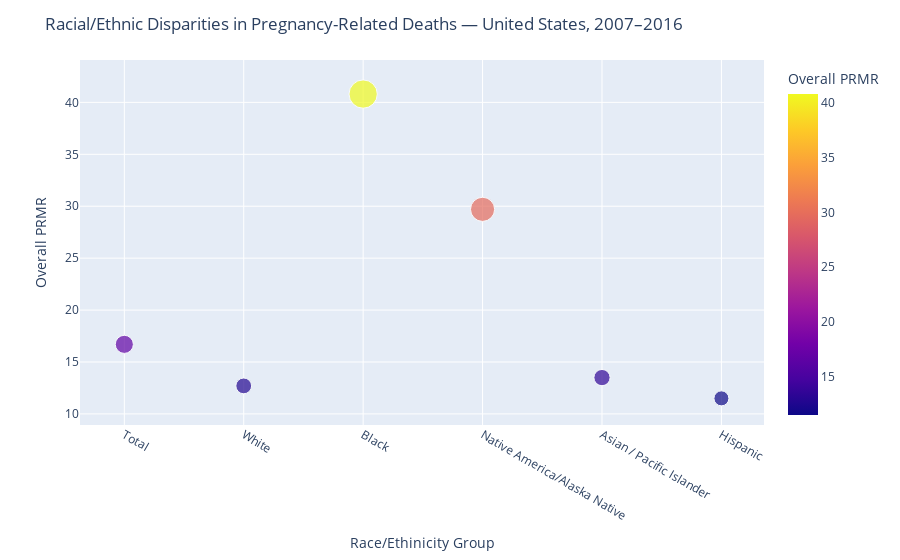

Source (notebook cell):
### Code cell
import plotly.express as px
fig1=px.scatter(prmr, x='Race/Ethinicity Group', y='Overall PRMR', color='Overall PRMR', size='Overall PRMR')
fig1.update_layout(title='Racial/Ethnic Disparities in Pregnancy-Related Deaths — United States, 2007–2016')
fig1.show()

### Figure 1 — Plotly figure (JSON) as saved in the notebook; plotly's stock layout.template omitted (floating-point values rounded to 4 significant figures)
{"data": [{"hovertemplate": "Race/Ethinicity Group=%{x}<br>Overall PRMR=%{marker.color}<extra></extra>", "legendgroup": "", "marker": {"color": [16.7, 12.7, 40.8, 29.7, 13.5, 11.5], "coloraxis": "coloraxis", "size": [16.7, 12.7, 40.8, 29.7, 13.5, 11.5], "sizemode": "area", "sizeref": 0.102, "symbol": "circle"}, "mode": "markers", "name": "", "orientation": "v", "showlegend": false, "type": "scatter", "x": ["Total", "White", "Black", "Native America/Alaska Native", "Asian / Pacific Islander", "Hispanic"], "xaxis": "x", "y": [16.7, 12.7, 40.8, 29.7, 13.5, 11.5], "yaxis": "y"}], "layout": {"coloraxis": {"colorbar": {"title": {"text": "Overall PRMR"}}, "colorscale": [[0, "#0d0887"], [0.1111, "#46039f"], [0.2222, "#7201a8"], [0.3333, "#9c179e"], [0.4444, "#bd3786"], [0.5556, "#d8576b"], [0.6667, "#ed7953"], [0.7778, "#fb9f3a"], [0.8889, "#fdca26"], [1, "#f0f921"]]}, "legend": {"itemsizing": "constant", "tracegroupgap": 0}, "margin": {"t": 60}, "title": {"text": "Racial/Ethnic Disparities in Pregnancy-Related Deaths — United States, 2007–2016"}, "xaxis": {"anchor": "y", "domain": [0, 1], "title": {"text": "Race/Ethinicity Group"}}, "yaxis": {"anchor": "x", "domain": [0, 1], "title": {"text": "Overall PRMR"}}}}
